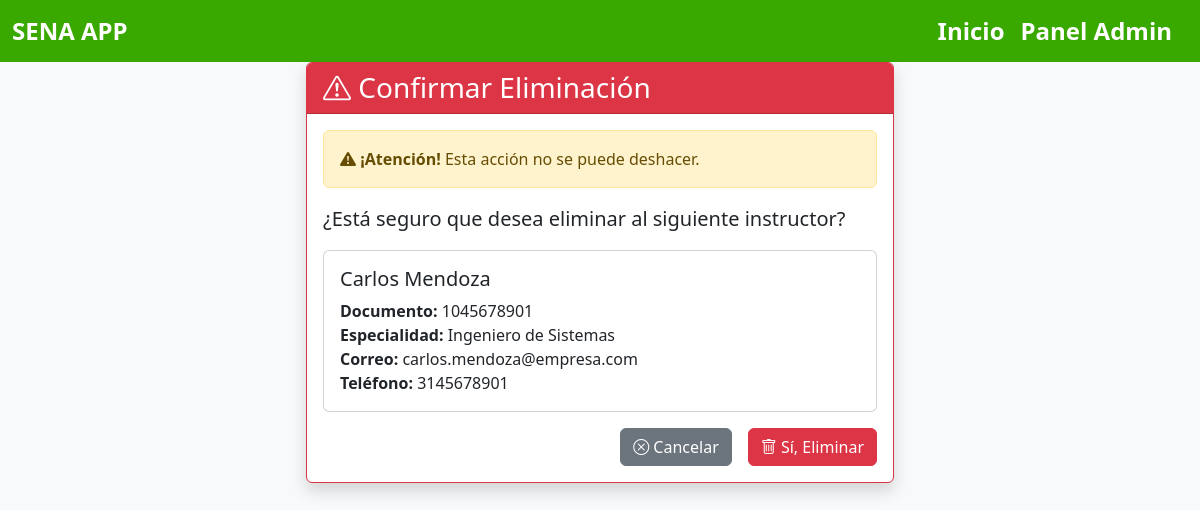
/instructores/eliminar/1/, run on the app's committed database.
### instructores/models.py (models this page shows, shortened)
class Instructor(models.Model):
    TIPO_DOCUMENTO_CHOICES = [
        ('CC', 'Cedula de Ciudadania'),
        ('TI', 'Tarjeta de Identidad'),
        ('CE', 'Cedula de Extranjeria'),
        ('PA', 'Pasaporte')
    ]
    NIVEL_EDUCATIVO_CHOICES = [
        ('PRE', 'Pregrado'),
        ('TEC', 'Tecnico'),
        ('TEG', 'Tecnologo'),
        ('ESP', 'Especializacion'),
        ('MAE', 'Maestria'),
        ('DOC', 'Doctorado'),
    ]
    documento_identidad = models.CharField(max_length=20, unique=True)
    tipo_documento = models.CharField(max_length=3, choices=TIPO_DOCUMENTO_CHOICES, default='CC')
    nombre = models.CharField(max_length=100)
    apellido = models.CharField(max_length=100)
    telefono = models.CharField(max_length=10, null=True)
    correo = models.EmailField(null=True)
    fecha_nacimiento = models.DateField()
    ciudad = models.CharField(max_length=100, null=True)
    direccion = models.TextField(null=True)
    nivel_educativo = models.CharField(max_length=3, choices=NIVEL_EDUCATIVO_CHOICES, default='MAE')
    especialidad = models.CharField(max_length=100)
    anos_experiencia = models.PositiveIntegerField()
    activo = models.BooleanField(default=True)
    fecha_vinculacion = models.DateField()
    fecha_registro = models.DateTimeField(auto_now_add=True)
    def nombre_completo(self):
        return f"{self.nombre} {self.apellido}"

### instructores/views.py (the view, shortened to what this page needs)
# urls.py: path('eliminar/<int:pk>/', views.InstructorDeleteView.as_view(), name='eliminar_instructor'),
class InstructorDeleteView(DeleteView):
    model = Instructor
    template_name = 'instructores/eliminar_instructor.html' # Nombre estandarizado
    success_url = reverse_lazy('instructores:lista_instructores')

### instructores/Templates/instructores/eliminar_instructor.html (shortened to what this page needs)
{% extends 'master.html' %}
{% block content %}
<div class="row justify-content-center">
    <div class="col-md-6">
        <div class="card shadow border-danger">
            <div class="card-header bg-danger text-white">
                <h3 class="card-title mb-0">
                    <i class="bi bi-exclamation-triangle"></i> Confirmar Eliminación
                </h3>
            </div>
            <div class="card-body">
                <div class="alert alert-warning">
                    <i class="bi bi-exclamation-triangle-fill"></i>
                    <strong>¡Atención!</strong> Esta acción no se puede deshacer.
                </div>
                <p class="lead">¿Está seguro que desea eliminar al siguiente instructor?</p>
                <div class="card mb-3">
                    <div class="card-body">
                        <h5 class="card-title">{{ instructor.nombre_completo }}</h5>
                        <p class="card-text">
                            <strong>Documento:</strong> {{ instructor.documento_identidad }}<br>
                            <strong>Especialidad:</strong> {{ instructor.especialidad }}<br>
                            <strong>Correo:</strong> {{ instructor.correo }}<br>
                            <strong>Teléfono:</strong> {{ instructor.telefono }}
                        </p>
                    </div>
                </div>
                <form method="post">
                    <div class="d-grid gap-2 d-md-flex justify-content-md-end">
                        <a href="{% url 'instructores:lista_instructores' %}" class="btn btn-secondary me-md-2">
                            <i class="bi bi-x-circle"></i> Cancelar
                        </a>
                        <button type="submit" class="btn btn-danger">
                            <i class="bi bi-trash"></i> Sí, Eliminar
                        </button>
                    </div>
                </form>
            </div>
        </div>
    </div>
</div>
{% endblock %}

### aprendices/static/css/estilos.css (style rules this page uses)
body { background-color: #f8f9fa; }

### data on the page
Instructor: nombre_completo "Carlos Mendoza", documento_identidad "1045678901", especialidad "Ingeniero de Sistemas", correo "carlos.mendoza@empresa.com", telefono "3145678901"
